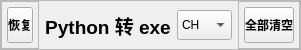
        <widget class="QFrame" name="frame_Title">
         <property name="sizePolicy">
          <sizepolicy hsizetype="Expanding" vsizetype="Expanding">
           <horstretch>0</horstretch>
           <verstretch>10</verstretch>
          </sizepolicy>
         </property>
         <property name="maximumSize">
          <size>
           <width>16777215</width>
           <height>50</height>
          </size>
         </property>
         <property name="whatsThis">
          <string>&lt;html&gt;&lt;head/&gt;&lt;body&gt;&lt;p&gt;这是框架&lt;/p&gt;&lt;/body&gt;&lt;/html&gt;</string>
         </property>
         <property name="styleSheet">
          <string notr="true">QLabel{
	font-size: 14pt;
	font-weight:bold;
}

QPushButton{
	font:12pt '幼圆';
	font-weight:bold;
	margin:5px;
}</string>
         </property>
         <property name="frameShape">
          <enum>QFrame::StyledPanel</enum>
         </property>
         <property name="frameShadow">
          <enum>QFrame::Raised</enum>
         </property>
         <layout class="QHBoxLayout" name="horizontalLayout_2">
          <property name="leftMargin">
           <number>0</number>
          </property>
          <property name="topMargin">
           <number>0</number>
          </property>
          <property name="rightMargin">
           <number>0</number>
          </property>
          <property name="bottomMargin">
           <number>0</number>
          </property>
          <item>
           <widget class="QFrame" name="frame_Recover">
            <property name="sizePolicy">
             <sizepolicy hsizetype="Expanding" vsizetype="Expanding">
              <horstretch>18</horstretch>
              <verstretch>0</verstretch>
             </sizepolicy>
            </property>
            <property name="frameShape">
             <enum>QFrame::StyledPanel</enum>
            </property>
            <property name="frameShadow">
             <enum>QFrame::Raised</enum>
            </property>
            <layout class="QHBoxLayout" name="horizontalLayout_4">
             <property name="spacing">
              <number>5</number>
             </property>
             <property name="leftMargin">
              <number>0</number>
             </property>
             <property name="topMargin">
              <number>0</number>
             </property>
             <property name="rightMargin">
              <number>0</number>
             </property>
             <property name="bottomMargin">
              <number>0</number>
             </property>
             <item>
              <widget class="QPushButton" name="pb_Recover">
               <property name="sizePolicy">
                <sizepolicy hsizetype="Expanding" vsizetype="Expanding">
                 <horstretch>0</horstretch>
                 <verstretch>0</verstretch>
                </sizepolicy>
               </property>
               <property name="text">
                <string>恢复</string>
               </property>
              </widget>
             </item>
            </layout>
           </widget>
          </item>
          <item>
           <widget class="QLabel" name="lb_Title">
            <property name="sizePolicy">
             <sizepolicy hsizetype="Expanding" vsizetype="Expanding">
              <horstretch>100</horstretch>
              <verstretch>0</verstretch>
             </sizepolicy>
            </property>
            <property name="maximumSize">
             <size>
              <width>16777215</width>
              <height>50</height>
             </size>
            </property>
            <property name="styleSheet">
             <string notr="true"/>
            </property>
            <property name="text">
             <string>Python 转 exe</string>
            </property>
            <property name="alignment">
             <set>Qt::AlignCenter</set>
            </property>
           </widget>
          </item>
          <item>
           <widget class="QComboBox" name="cbb_LanguageSelect">
            <property name="sizePolicy">
             <sizepolicy hsizetype="Expanding" vsizetype="Expanding">
              <horstretch>0</horstretch>
              <verstretch>0</verstretch>
             </sizepolicy>
            </property>
            <property name="minimumSize">
             <size>
              <width>55</width>
              <height>0</height>
             </size>
            </property>
            <property name="maximumSize">
             <size>
              <width>55</width>
              <height>30</height>
             </size>
            </property>
            <item>
             <property name="text">
              <string>CH</string>
             </property>
            </item>
            <item>
             <property name="text">
              <string>DE</string>
             </property>
            </item>
            <item>
             <property name="text">
              <string>EN</string>
             </property>
            </item>
           </widget>
          </item>
          <item>
           <widget class="QFrame" name="frame_ClearAll">
            <property name="sizePolicy">
             <sizepolicy hsizetype="Expanding" vsizetype="Expanding">
              <horstretch>25</horstretch>
              <verstretch>0</verstretch>
             </sizepolicy>
            </property>
            <property name="frameShape">
             <enum>QFrame::StyledPanel</enum>
            </property>
            <property name="frameShadow">
             <enum>QFrame::Raised</enum>
            </property>
            <layout class="QHBoxLayout" name="horizontalLayout_10">
             <property name="spacing">
              <number>0</number>
             </property>
             <property name="leftMargin">
              <number>0</number>
             </property>
             <property name="topMargin">
              <number>0</number>
             </property>
             <property name="rightMargin">
              <number>0</number>
             </property>
             <property name="bottomMargin">
              <number>0</number>
             </property>
             <item>
              <widget class="QPushButton" name="pb_ClearAll">
               <property name="sizePolicy">
                <sizepolicy hsizetype="Expanding" vsizetype="Expanding">
                 <horstretch>25</horstretch>
                 <verstretch>0</verstretch>
                </sizepolicy>
               </property>
               <property name="cursor">
                <cursorShape>PointingHandCursor</cursorShape>
               </property>
               <property name="whatsThis">
                <string>&lt;html&gt;&lt;head/&gt;&lt;body&gt;&lt;p&gt;&lt;span style=&quot; font-weight:400; color:#00ff00;&quot;&gt;清空所有输入、显示的命令及信息&lt;/span&gt;&lt;/p&gt;&lt;/body&gt;&lt;/html&gt;</string>
               </property>
               <property name="text">
                <string>全部清空</string>
               </property>
              </widget>
             </item>
            </layout>
           </widget>
          </item>
         </layout>
        </widget>
